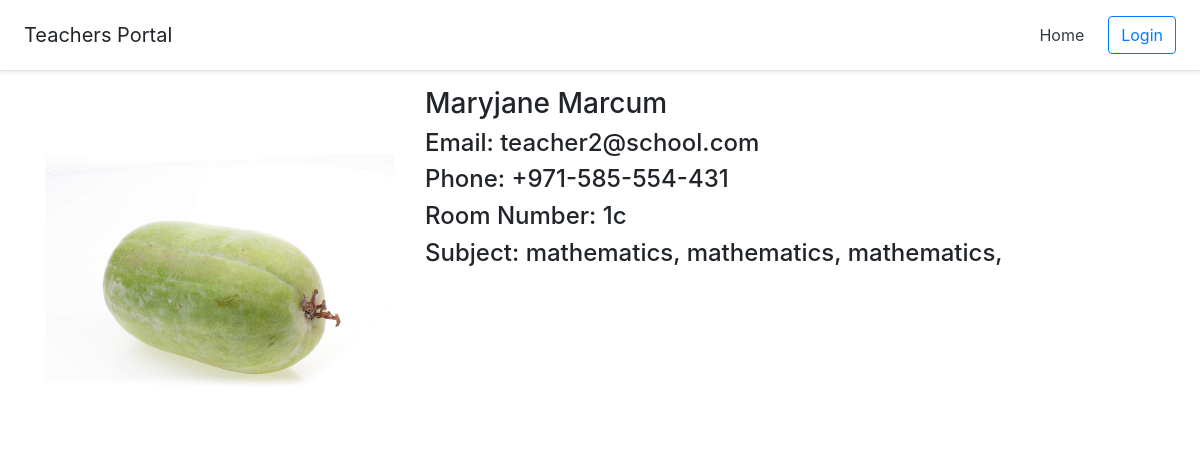
Before: /24/ with the older database file.
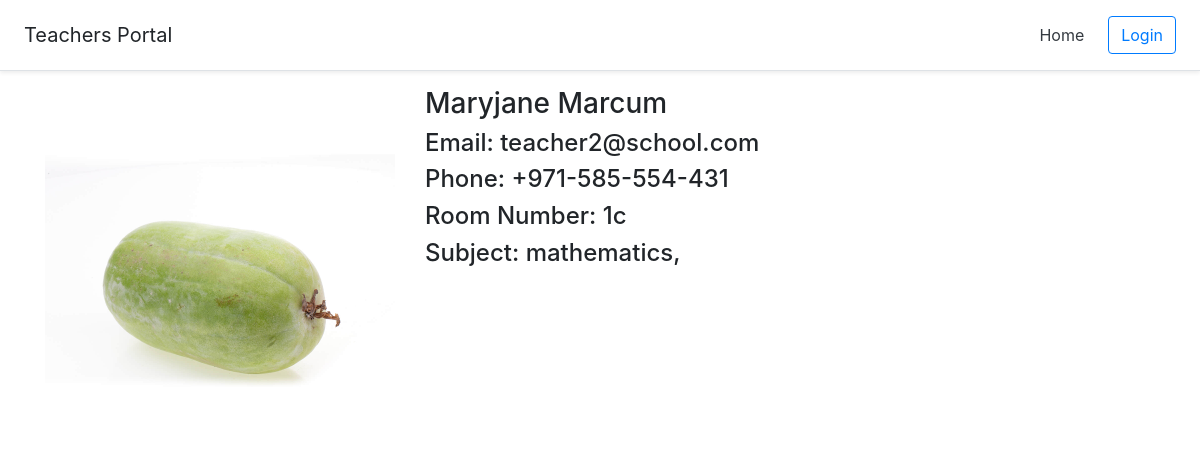
After: the same page with the newer database file.
### teacher/models.py (models this page shows, shortened)
class TeacherSubject(models.Model):
    teacher = models.ForeignKey(
            Teacher, on_delete=models.CASCADE, related_name="subject_taught")
    subject = models.ForeignKey(Subject, on_delete=models.CASCADE)

class Subject(models.Model):
    title = models.CharField(default='', max_length=250)

### teacher/views/teacher_views.py (the view)
# urls.py: path('<int:id>/', view.teacher_detail, name="teacherdetail"),
def teacher_detail(request, id):
    teacher = Teacher.objects.get(pk=id)
    subject_taught = TeacherSubject.objects.filter(teacher=teacher)
    context = {
        'teacher': teacher,
        'subject_taught':subject_taught
    }
    return render(request, 'teacher/teacher_detail.html', context)

### teacher/templates/teacher/teacher_detail.html (shortened to what this page needs)
{% extends 'teacher/base.html' %}
{% load static %}
{% block body %}
<div class="row">
    <div class="col-md-4">
        <img src="{{teacher.profile_picture.url}}" style="width:100%">
    </div>
    <div class="col-md-8">
        <h3>{{teacher.first_name}} {{teacher.last_name}}</h3>
        <h4>Email: {{teacher.email_address}}</h4>
        <h4>Phone: {{teacher.phone_number }}</h4>
        <h4>Room Number: {{ teacher.room_number }}</h4>
        <h4>Subject: {% for subject in subject_taught %}{{subject.subject.title}}, {% endfor %}</h4>
    </div>
</div>
{% endblock %}

Changed rows visible on the page:
removed TeacherSubject: subject "mathematics"
removed TeacherSubject: subject "mathematics"
